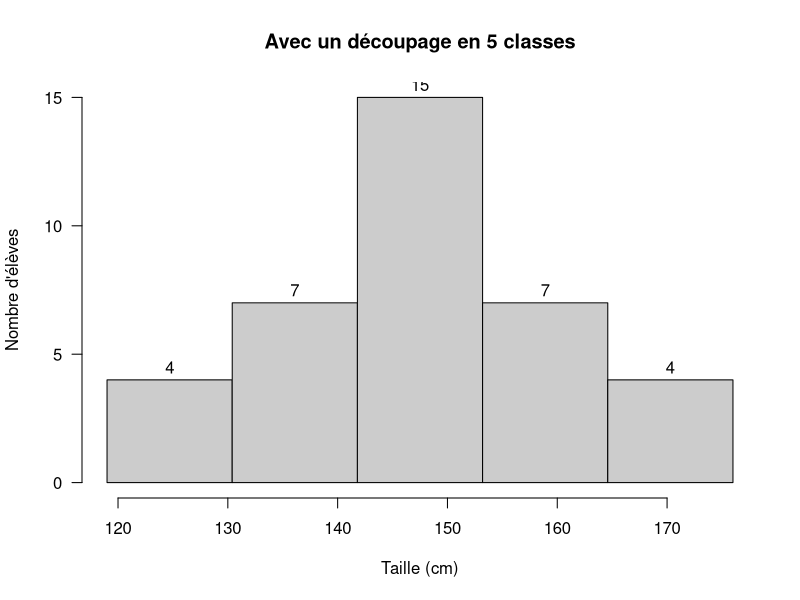
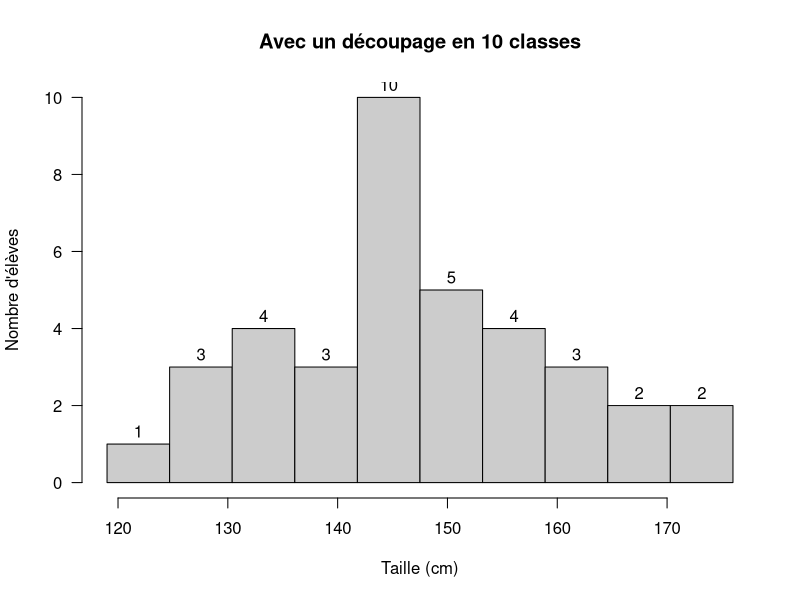
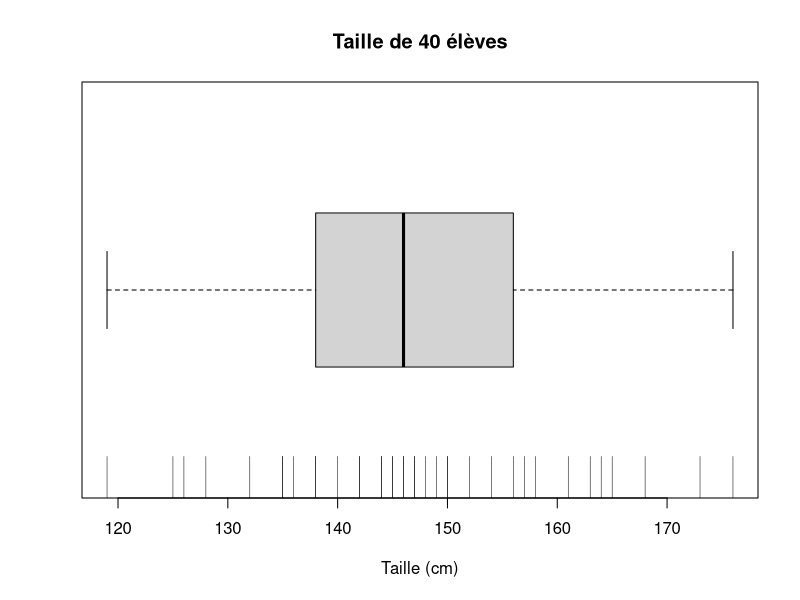

The R script that drew these images, in order:
## Exercice 1 tp 2:
taille_eleve = c(138,164,150,132,144,125,149,157,146,158,140,147,136,148,152,144,168,126,138,176,163,119,154,165,146,173,142,147,135,161,145,135,142,150,156,145,128)
taille_eleve

#moyenne des tailles
mean(taille_eleve)

# Regrouppement des données en 5 classes puis 10 classes puis représentation graphique

# regroupement en 5 classes:
hist(taille_eleve, breaks = seq(from = min(taille_eleve), to = max(taille_eleve), length = 6), col = grey(0.8), labels = TRUE, las = 1, xlab = "Taille (cm)", ylab = "Nombre d'élèves", main = "Avec un découpage en 5 classes") -> avec5
# regroupement en 10 classes:
hist(taille_eleve, breaks = seq(from = min(taille_eleve), to = max(taille_eleve), length = 11), col = grey(0.8), labels = TRUE, las = 1, xlab = "Taille (cm)", ylab = "Nombre d'élèves", main = "Avec un découpage en 10 classes") -> avec10
# moyenne dans les deux cas
# dans le cas du regroupement en 5 classes
moy5 <- weighted.mean(avec5$mids, avec5$counts)
moy5
# dans le cas du regroupement en 10 classes
moy10 <- weighted.mean(avec10$mids, avec10$counts)
moy10
boxplot(taille_eleve, horizontal=T, xlab = "Taille (cm)", main = "Taille de 40 élèves")
rug(taille_eleve, 0.1)

